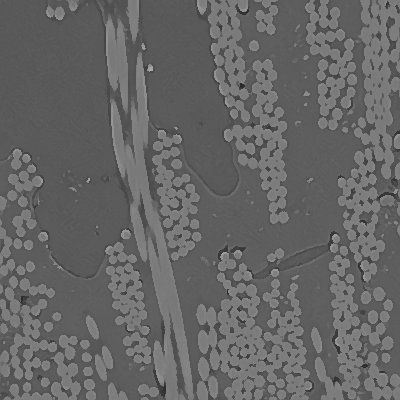
#> input picture images/gfrp.tif, 400 x 400 px, found by its file name
$ python train_rfc.py
#> lines starting #> are read from the running program, lines starting #| are printed output that depends on the picture; long printed decimals are rounded
#> further down, img is the input picture: shape (400, 400, 3); min 41, max 166, mean 102
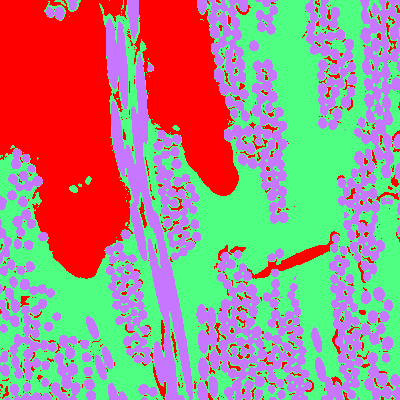
#> input picture images/labeled_gfrp.tif, 400 x 400 px, found by its file name
#> further down, labeled is the input picture: shape (400, 400, 3); mean B, G, R 133.1, 143.7, 163.3
### features.py
#!/usr/bin/env python3
# -*- coding: utf-8 -*-
"""
Created on Mon Jul 13 10:43:51 2020

@author: vianna
"""
import numpy as np
import pandas as pd
import cv2
from skimage.filters import gaussian, median, roberts, sobel, scharr, prewitt
from skimage.filters.rank import entropy
from skimage.morphology import disk


def extract_feature(img):

    # Create Empty DataFrame
    # --------------------------------------------------------------
    df = pd.DataFrame()

    # Add original pixel value to the data as feature 1
    # --------------------------------------------------------------
    img_array = img.reshape(-1)         # Reshape picture into single collum
    df['Original Image']= img_array     # Include in dataframe

    # Add Entropy
    # --------------------------------------------------------------
    entropy_img=entropy(img,disk(5))
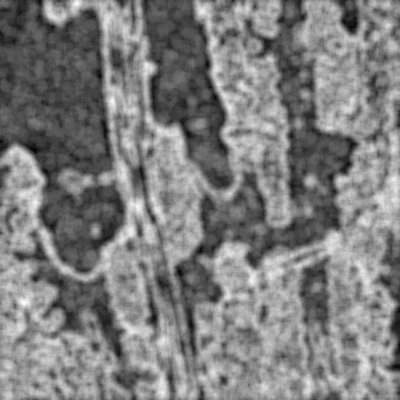
#> entropy_img: shape (400, 400) float64; min 0.826, max 5.06, mean 2.93; drawn with min black and max white
    entropy_imgarray=entropy_img.reshape(-1)
    df['Entropy']= entropy_imgarray

    # Add Gaussian (blur)
    # --------------------------------------------------------------
    img_gaussian = gaussian(img, sigma=3)
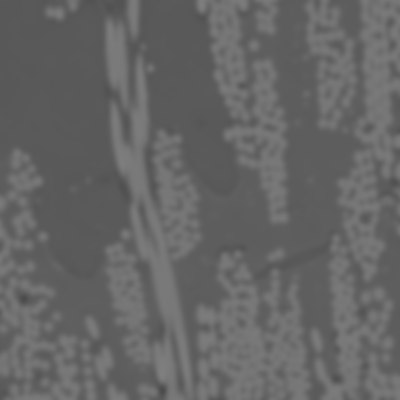
#> img_gaussian: shape (400, 400) float64; min 0.294, max 0.502, mean 0.4
    img_gaussian_array = img_gaussian.reshape(-1)
    df['Gaussian']= img_gaussian_array

    # Add Gaussian (blur)
    # --------------------------------------------------------------
    img_gaussian = gaussian(img, sigma=7)
    img_gaussian_array = img_gaussian.reshape(-1)
    df['Gaussian']= img_gaussian_array

    # Add Gaussian (blur)
    # --------------------------------------------------------------
    img_gaussian = gaussian(img, sigma=10)
    img_gaussian_array = img_gaussian.reshape(-1)
    df['Gaussian']= img_gaussian_array

    # Add Median (blur)
    # --------------------------------------------------------------
    img_median = median(img, np.ones((3,3)))
    img_median_array = img_median.reshape(-1)
    df['Median']= img_median_array

    # Add Roberts Edge
    # --------------------------------------------------------------
    img_roberts = roberts(img)
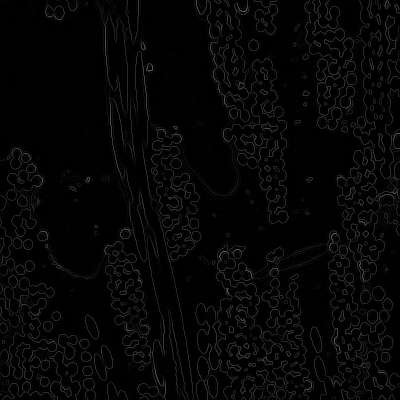
#> img_roberts: shape (400, 400) float64; min 0, max 0.38, mean 0.0246
    img_roberts_array = img_roberts.reshape(-1)
    df['Roberts']= img_roberts_array

    # Add Sobel Edge
    # --------------------------------------------------------------
    img_sobel = sobel(img)
    img_sobel_array = img_sobel.reshape(-1)
    df['Sobel']= img_sobel_array

    # Add Scharr Edge
    # --------------------------------------------------------------
    img_scharr = scharr(img)
    img_scharr_array = img_scharr.reshape(-1)
    df['Scharr']= img_scharr_array

    # Add Prewitt Edge
    # --------------------------------------------------------------
    img_prewitt = prewitt(img)
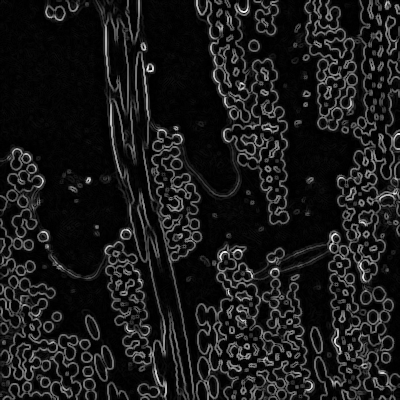
#> img_prewitt: shape (400, 400) float64; min 0, max 0.291, mean 0.0297; drawn with min black and max white
    img_prewitt_array = img_prewitt.reshape(-1)
    df['Prewitt']= img_prewitt_array

    # Add Canny Edge
    # --------------------------------------------------------------
    img_canny = cv2.Canny(img, 100, 200)
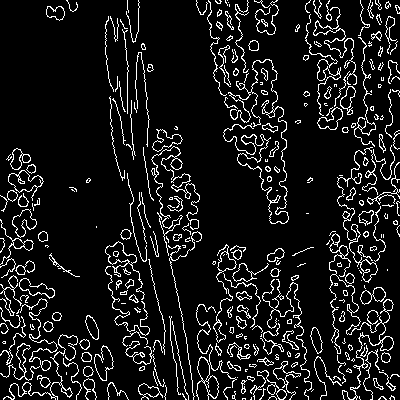
#> img_canny: shape (400, 400); 9.9% white in thin lines or dots
    img_canny_array = img_canny.reshape(-1)
    df['Canny Edge']= img_canny_array

    #import matplotlib.pyplot as plt
    #plt.imshow(entropy_img)

    return df

### train_rfc.py
# ------------------------------------------------------------------
#  Code to perform image segmentation using machine learning algorithms
#  Autor: Rafael Vianna
#  Date: 2020 July
# -----------------------------------------------------------------
import numpy as np
import pandas as pd
import cv2
import matplotlib.pyplot as plt
from features import extract_feature
import time

# ------------------------------------------------------------------
# -------------------------- Import Images -------------------------
# ------------------------------------------------------------------

name = "gfrp"

# Import original image
# ------------------------------------------------------------------
img = cv2.imread(name +'.tif')
img = cv2.cvtColor(img, cv2.COLOR_BGR2GRAY)

# Import labeled image and add to dataframe
# ------------------------------------------------------------------
labeled = cv2.imread('labeled_'+ name +'.tif')
labeled = cv2.cvtColor(labeled, cv2.COLOR_BGR2GRAY)


# ------------------------------------------------------------------
# ------------------------ DataFrame Creation ----------------------
# ------------------------------------------------------------------

# Feature Extraction
# ------------------------------------------------------------------
df=extract_feature(img)
#> df = table of 160000 rows and 9 columns


# Add labeled data
# ------------------------------------------------------------------
labeled_array = labeled.reshape(-1)
df['Label']= labeled_array

# Plot dataframe
# ------------------------------------------------------------------
print("DataFrame:")
print(df.head())
#> (printed output is left out)


# ------------------------------------------------------------------
# ------------------------ Training Classifier ---------------------
# ------------------------------------------------------------------


# Dependent variables
# ------------------------------------------------------------------
Y= df['Label'].values

# Independent variables
# ------------------------------------------------------------------
X= df.drop(labels = ['Label'], axis=1)
#> X = table of 160000 rows and 9 columns

# Split data into test and train
# ------------------------------------------------------------------
from sklearn.model_selection import train_test_split
X_train, X_test, Y_train, Y_test = train_test_split(X, Y, test_size=0.3, random_state = 10)
#> X_train = table of 112000 rows and 9 columns; X_test = table of 48000 rows and 9 columns
#fix randon state to use the same train test every time you run the code


# Random Forest Classifier
# ------------------------------------------------------------------
start=time.time()
from sklearn.ensemble import RandomForestClassifier
model = RandomForestClassifier(n_estimators=10)
model.fit(X_train, Y_train)
print("Time of training= ",time.time()-start)

# ------------------------------------------------------------------
# -------------------------- Test Classifier -----------------------
# ------------------------------------------------------------------

# Prediction
# ------------------------------------------------------------------
Y_pred = model.predict(X_test)

# Metrics
# ------------------------------------------------------------------
from sklearn import metrics
print("\nAcuracy =", metrics.accuracy_score(Y_test, Y_pred))
#| Acuracy = 0.9625
print(metrics.classification_report(Y_test, Y_pred))
#|               precision    recall  f1-score   support
#|           76       0.95      0.96      0.95     13034
#|          158       0.97      0.98      0.98     14679
#|          188       0.96      0.95      0.96     20287
#|     accuracy                           0.96     48000
#|    macro avg       0.96      0.96      0.96     48000
#| weighted avg       0.96      0.96      0.96     48000
# Features relevance
# ------------------------------------------------------------------
#importances = list(model.feature_importances_)
feature_list = list(X.columns)
#> feature_list = ['Original Image', 'Entropy', 'Gaussian', 'Median', 'Roberts', 'Sobel', 'Scharr', 'Prewitt', 'Canny Edge']
feature_imp =pd.Series(model.feature_importances_, index=feature_list).sort_values(ascending=False)
print("\nFeature Relevance")
print(feature_imp)
#| Median            0.3968
#| Gaussian          0.2375
#| Original Image    0.1827
#| Entropy           0.06278
#| Prewitt           0.03736
#| Scharr            0.02978
#| Sobel             0.02938
#| Roberts           0.01341
#| Canny Edge        0.01037
#| dtype: float64

# Classify image
# ------------------------------------------------------------------
start=time.time()
classification = model.predict(X)
print("Segmentation time = ",time.time()-start)
# Show image
segmented_image = classification.reshape((img.shape))
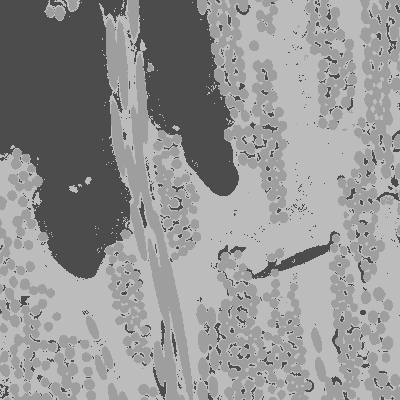
#> segmented_image: shape (400, 400); min 76, max 188, mean 148.3
plt.imshow(segmented_image)


# ------------------------------------------------------------------
# -------------------------- Save Classifier -----------------------
# ------------------------------------------------------------------
import pickle

filename = name+'_RF_classifier'
pickle.dump(model, open(filename, 'wb')) # Save the model into a binary file
